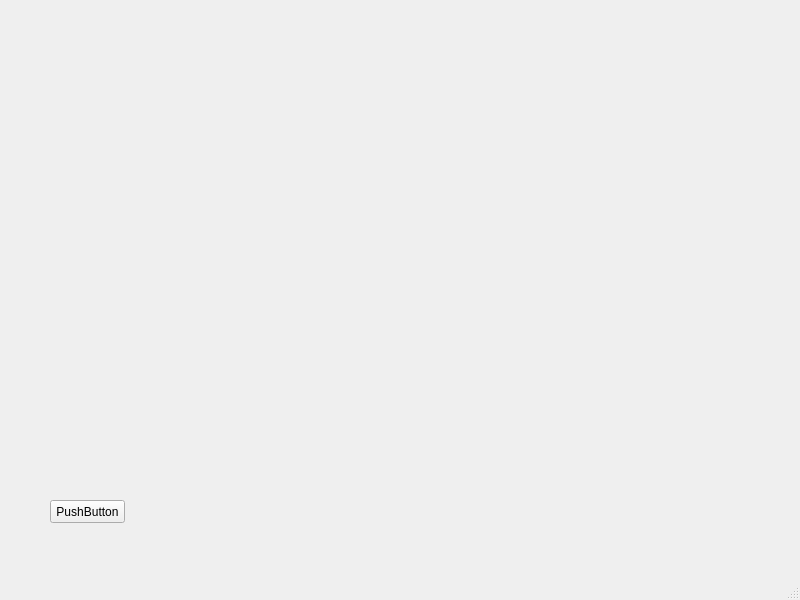
<?xml version="1.0" encoding="UTF-8"?>
<ui version="4.0">
 <class>MainWindow</class>
 <widget class="QMainWindow" name="MainWindow">
  <property name="geometry">
   <rect>
    <x>0</x>
    <y>0</y>
    <width>800</width>
    <height>600</height>
   </rect>
  </property>
  <property name="windowTitle">
   <string>MainWindow</string>
  </property>
  <widget class="QWidget" name="centralwidget">
   <widget class="QPushButton" name="closeButton">
    <property name="geometry">
     <rect>
      <x>50</x>
      <y>500</y>
      <width>75</width>
      <height>23</height>
     </rect>
    </property>
    <property name="text">
     <string>PushButton</string>
    </property>
   </widget>
  </widget>
  <widget class="QMenuBar" name="menubar">
   <property name="geometry">
    <rect>
     <x>0</x>
     <y>0</y>
     <width>800</width>
     <height>21</height>
    </rect>
   </property>
  </widget>
  <widget class="QStatusBar" name="statusbar"/>
 </widget>
 <resources/>
 <connections/>
</ui>
